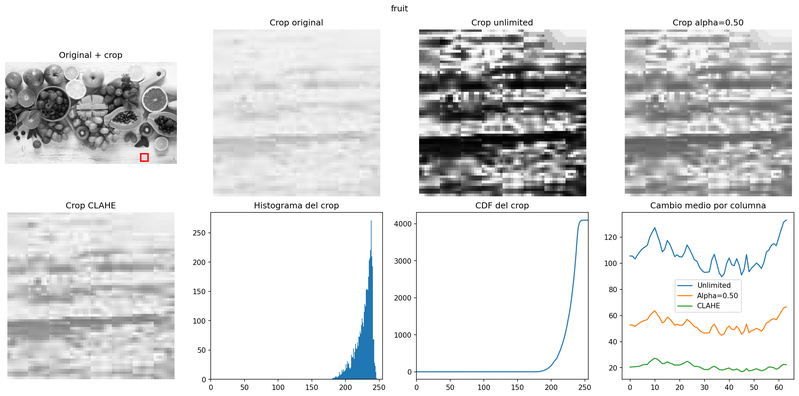
#> input picture results/pregunta2/bad_case/bad_case_fruit.png, 799 x 396 px, shrunk from 2385 x 1182 before the run, given in place of pregunta2.tif, which was not available
$ python test_p2_mesh_density.py
#> lines starting #> are read from the running program, lines starting #| are printed output that depends on the picture; pictures that were not available may be replaced by others from this repository, and a replacement may not be noted
### src/pregunta2.py
import numpy as np


def build_region_positions(
    image_length,
    region_size,
    region_step
):
    if image_length <= 0:
        raise ValueError("image_length debe ser positivo")

    if region_size <= 0:
        raise ValueError("region_size debe ser positivo")

    if region_step <= 0:
        raise ValueError("region_step debe ser positivo")

    if region_step > region_size:
        raise ValueError(
            "region_step no puede ser mayor que region_size"
        )

    effective_region_size = min(
        region_size,
        image_length
    )

    # una sola region cubre todo el eje
    if effective_region_size == image_length:
        return [0]

    last_position = (
        image_length
        - effective_region_size
    )

    positions = list(
        range(
            0,
            last_position + 1,
            region_step
        )
    )

    # ajustar la ultima region al borde
    if positions[-1] != last_position:
        positions.append(last_position)

    return positions


def build_region_grid(
    image_shape,
    region_size,
    region_step
):
    if len(image_shape) < 2:
        raise ValueError(
            "image_shape debe tener al menos dos dimensiones"
        )

    image_height = image_shape[0]
    image_width = image_shape[1]

    row_positions = build_region_positions(
        image_height,
        region_size,
        region_step
    )

    column_positions = build_region_positions(
        image_width,
        region_size,
        region_step
    )

    effective_region_height = min(
        region_size,
        image_height
    )

    effective_region_width = min(
        region_size,
        image_width
    )

    region_grid = []

    region_number = 0

    for region_row, top in enumerate(row_positions):

        bottom = (
            top
            + effective_region_height
        )

        for region_column, left in enumerate(
            column_positions
        ):

            right = (
                left
                + effective_region_width
            )

            center_y = (
                top
                + bottom
                - 1
            ) / 2.0

            center_x = (
                left
                + right
                - 1
            ) / 2.0

            region = {
                "number": region_number,
                "row": region_row,
                "column": region_column,
                "top": top,
                "bottom": bottom,
                "left": left,
                "right": right,
                "center_y": center_y,
                "center_x": center_x
            }

            region_grid.append(region)

            region_number += 1

    return region_grid


def compute_region_histogram(
    region,
    num_bins=256
):
    if num_bins <= 0:
        raise ValueError(
            "num_bins debe ser positivo"
        )

    histogram, bin_edges = np.histogram(
        region,
        bins=num_bins,
        range=(0, 256)
    )

    return histogram, bin_edges


def compute_region_cdf(histogram):
    cdf = np.cumsum(
        histogram
    )

    return cdf


def find_cdf_min(cdf):
    nonzero_values = cdf[
        cdf > 0
    ]

    if len(nonzero_values) == 0:
        return 0

    cdf_min = nonzero_values[0]

    return cdf_min


def intensity_to_bin(
    intensity,
    num_bins
):
    bin_index = (
        int(intensity)
        * num_bins
        // 256
    )

    bin_index = min(
        bin_index,
        num_bins - 1
    )

    return bin_index


def build_region_mapping(
    histogram,
    num_bins
):
    cdf = compute_region_cdf(
        histogram
    )

    num_pixels = int(
        cdf[-1]
    )

    cdf_min = find_cdf_min(
        cdf
    )

    mapping = np.arange(
        256,
        dtype=np.float64
    )

    # vacia
    if num_pixels == 0:
        return mapping

    denominator = (
        num_pixels
        - cdf_min
    )

    # un bin ocupado no puede ecualizar
    if denominator == 0:
        return mapping

    for intensity in range(256):

        bin_index = intensity_to_bin(
            intensity,
            num_bins
        )

        cdf_value = cdf[
            bin_index
        ]

        mapped_value = (
            (
                cdf_value
                - cdf_min
            )
            / denominator
            * 255.0
        )

        mapped_value = np.clip(
            mapped_value,
            0.0,
            255.0
        )

        mapping[
            intensity
        ] = mapped_value

    return mapping


def apply_contrast_control(
    region_mapping,
    contrast_strength
):
    if not 0.0 <= contrast_strength <= 1.0:
        raise ValueError(
            "contrast_strength debe estar entre 0 y 1"
        )

    identity_mapping = np.arange(
        256,
        dtype=np.float64
    )

    if contrast_strength == 0.0:
        return identity_mapping

    if contrast_strength == 1.0:
        return region_mapping.copy()

    # acercar el mapping a la identidad
    controlled_mapping = (
        identity_mapping
        + contrast_strength
        * (
            region_mapping
            - identity_mapping
        )
    )

    return controlled_mapping


# [45 lines left out: functions apply_intensity_mapping, global_equalization_own, not called in this run]


def compute_region_weights(region):
    region_height = (
        region["bottom"]
        - region["top"]
    )

    region_width = (
        region["right"]
        - region["left"]
    )

    local_y = np.arange(
        region_height,
        dtype=np.float64
    )

    local_x = np.arange(
        region_width,
        dtype=np.float64
    )

    center_y = (
        region_height
        - 1
    ) / 2.0

    center_x = (
        region_width
        - 1
    ) / 2.0

    half_height = (
        region_height
        / 2.0
    )

    half_width = (
        region_width
        / 2.0
    )

    # mas peso cerca del centro
    weight_y = (
        1.0
        - np.abs(
            local_y
            - center_y
        )
        / half_height
    )

    weight_x = (
        1.0
        - np.abs(
            local_x
            - center_x
        )
        / half_width
    )

    weight_y = np.clip(
        weight_y,
        0.0,
        1.0
    )

    weight_x = np.clip(
        weight_x,
        0.0,
        1.0
    )

    region_weights = (
        weight_y[:, None]
        * weight_x[None, :]
    )

    return region_weights


def local_histogram_equalization(
    image_gray,
    region_size,
    region_step,
    num_bins=256,
    contrast_strength=1.0
):
    if image_gray.ndim != 2:
        raise ValueError(
            "image_gray debe ser una imagen 2D"
        )

    if image_gray.dtype != np.uint8:
        raise ValueError(
            "image_gray debe tener dtype uint8"
        )

    if not 0.0 <= contrast_strength <= 1.0:
        raise ValueError(
            "contrast_strength debe estar entre 0 y 1"
        )

    region_grid = build_region_grid(
        image_shape=image_gray.shape,
        region_size=region_size,
        region_step=region_step
    )

    accumulated_values = np.zeros(
        image_gray.shape,
        dtype=np.float64
    )

    accumulated_weights = np.zeros(
        image_gray.shape,
        dtype=np.float64
    )

    for region in region_grid:

        top = region["top"]
        bottom = region["bottom"]
        left = region["left"]
        right = region["right"]

        region_image = image_gray[
            top:bottom,
            left:right
        ]

        histogram, _ = (
            compute_region_histogram(
                region_image,
                num_bins=num_bins
            )
        )

        region_mapping = build_region_mapping(
            histogram,
            num_bins=num_bins
        )

        controlled_mapping = (
            apply_contrast_control(
                region_mapping,
                contrast_strength
            )
        )

        mapped_region = controlled_mapping[
            region_image
        ]

        region_weights = (
            compute_region_weights(
                region
            )
        )

        # acumular las regiones que se solapan
        accumulated_values[
            top:bottom,
            left:right
        ] += (
            mapped_region
            * region_weights
        )

        accumulated_weights[
            top:bottom,
            left:right
        ] += region_weights

    if np.any(
        accumulated_weights <= 0
    ):
        raise RuntimeError(
            "hay pixels sin peso acumulado"
        )

    output_image = (
        accumulated_values
        / accumulated_weights
    )

    output_image = np.rint(
        output_image
    )

    output_image = np.clip(
        output_image,
        0,
        255
    )

    output_image = output_image.astype(
        np.uint8
    )

    return output_image

### experiments/test_p2_mesh_density.py
from pathlib import Path

import cv2
import matplotlib.pyplot as plt
import numpy as np

from src.pregunta2 import (
    build_region_grid,
    local_histogram_equalization
)


def compute_average_coverage(
    image_shape,
    region_grid
):
    coverage_map = np.zeros(
        image_shape,
        dtype=np.int32
    )

    for region in region_grid:

        top = region["top"]
        bottom = region["bottom"]
        left = region["left"]
        right = region["right"]

        coverage_map[
            top:bottom,
            left:right
        ] += 1

    average_coverage = (
        coverage_map.mean()
    )

    maximum_coverage = (
        coverage_map.max()
    )

    return (
        average_coverage,
        maximum_coverage
    )


def run_mesh_density_experiment(
    image_path,
    image_name,
    output_directory
):
#> called with image_name = 'profesor'
    image_gray = cv2.imread(
        str(image_path),
        cv2.IMREAD_GRAYSCALE
    )
#> image_gray: shape (396, 799); min 0, max 255, mean 219.9

    if image_gray is None:
        raise FileNotFoundError(
            f"No se pudo leer: {image_path}"
        )

    region_size = 128

    region_steps = [
        128,
        96,
        64,
        32
    ]

    num_bins = 256
    contrast_strength = 1.0

    output_images = []

    print()
    print("----------------------------------------")
    print(
        f"Mesh density: {image_name}"
    )
    print("----------------------------------------")

    for region_step in region_steps:

        overlap_percentage = (
            100.0
            * (
                region_size
                - region_step
            )
            / region_size
        )

        region_grid = build_region_grid(
            image_shape=image_gray.shape,
            region_size=region_size,
            region_step=region_step
        )

        (
            average_coverage,
            maximum_coverage
        ) = compute_average_coverage(
            image_gray.shape,
            region_grid
        )

        output_image = (
            local_histogram_equalization(
                image_gray,
                region_size=region_size,
                region_step=region_step,
                num_bins=num_bins,
                contrast_strength=contrast_strength
            )
        )

        output_images.append(
            output_image
        )

        print(
            f"step={region_step}"
            f" | overlap={overlap_percentage:.1f}%"
            f" | regions={len(region_grid)}"
            f" | average coverage="
            f"{average_coverage:.2f}"
            f" | max coverage="
            f"{maximum_coverage}"
        )
#> this loop made 4 passes
#> pass 1, in run_mesh_density_experiment, `output_image = ( local_histogram_equalization( image_gray, region_size..`:
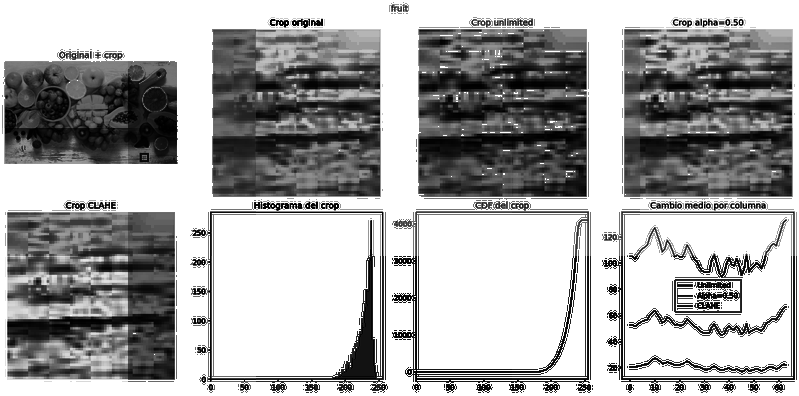
#> output_image: shape (396, 799); min 0, max 255, mean 167.5
#> pass 2, in run_mesh_density_experiment, `output_image = ( local_histogram_equalization( image_gray, region_size..`:
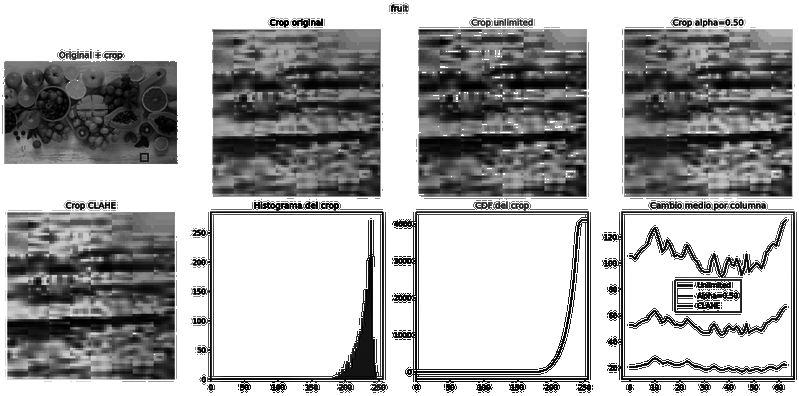
#> output_image: shape (396, 799); min 0, max 255, mean 169.1
#> pass 3, in run_mesh_density_experiment, `output_image = ( local_histogram_equalization( image_gray, region_size..`:
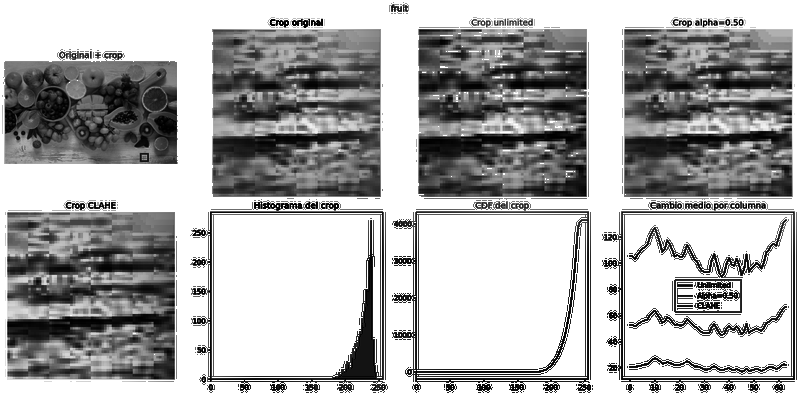
#> output_image: shape (396, 799); min 0, max 255, mean 172.8
#> after the loop, output_images = 4 items

    figure, axes = plt.subplots(
        1,
        len(region_steps) + 1,
        figsize=(18, 5)
    )

    axes[0].imshow(
        image_gray,
        cmap="gray",
        vmin=0,
        vmax=255
    )

    axes[0].set_title(
        "Original"
    )

    for image_index, region_step in enumerate(
        region_steps
    ):
        overlap_percentage = (
            100.0
            * (
                region_size
                - region_step
            )
            / region_size
        )

        axes[
            image_index + 1
        ].imshow(
            output_images[
                image_index
            ],
            cmap="gray",
            vmin=0,
            vmax=255
        )

        axes[
            image_index + 1
        ].set_title(
            f"step={region_step}\n"
            f"overlap={overlap_percentage:.0f}%"
        )

    for axis in axes:
        axis.axis("off")

    figure.suptitle(
        (
            f"{image_name} | "
            f"region_size={region_size} | "
            "Local unlimited | "
            f"num_bins={num_bins}"
        )
    )

    figure.tight_layout()

    output_path = (
        output_directory
        / f"mesh_density_{image_name}.png"
    )

    figure.savefig(
        output_path,
        dpi=150,
        bbox_inches="tight"
    )
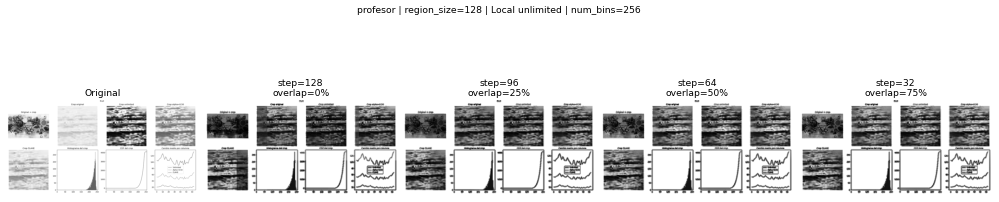
#> figure drawn by matplotlib, 5 panels

    plt.close(figure)

    print(
        "Resultado guardado en:",
        output_path
    )


def main():
    project_directory = (
        Path(__file__)
        .resolve()
        .parents[1]
    )

    output_directory = (
        project_directory
        / "results"
        / "pregunta2"
        / "mesh_density"
    )

    output_directory.mkdir(
        parents=True,
        exist_ok=True
    )

    image_configurations = [
        {
            "name": "profesor",
            "path": (
                project_directory
                / "images"
                / "profesor"
                / "pregunta2.tif"
            )
        },
        {
            "name": "fruit",
            "path": (
                project_directory
                / "images"
                / "propias"
                / "fruit.jpg"
            )
        }
    ]

    for current_image in image_configurations:

        run_mesh_density_experiment(
            image_path=current_image[
                "path"
            ],
            image_name=current_image[
                "name"
            ],
            output_directory=output_directory
        )
#> pass 2 of the loop in main, `for current_image in image_configurations:`:
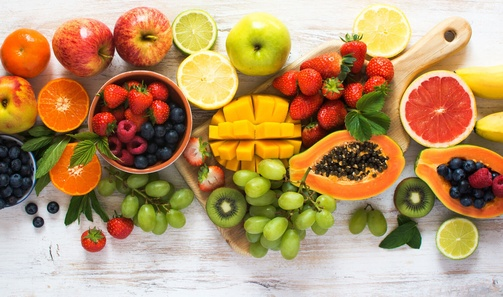
#> input picture images/propias/fruit.jpg, 503 x 297 px, shrunk from 1500 x 888 before the run
#> image_gray: shape (297, 503)
#> the loop in run_mesh_density_experiment (call 2), `for region_step in region_steps: ` made 4 passes
#> (average_coverage, maximum_coverage) on passes 1 to 4: (1.32, 4), (1.65, 4), (3.07, 9), (9.98, 25)
#> (printed output is left out)
#> pass 1, in run_mesh_density_experiment (call 2), `output_image = ( local_histogram_equalization( image_gray, region_size..`:
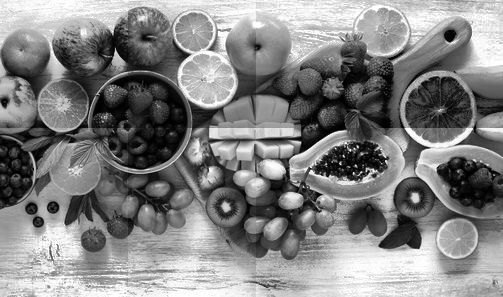
#> output_image: shape (297, 503); min 0, max 255, mean 131.7
#> in run_mesh_density_experiment (call 2), `figure.savefig( output_path, dpi=150, bbox_inches="tight" )`:
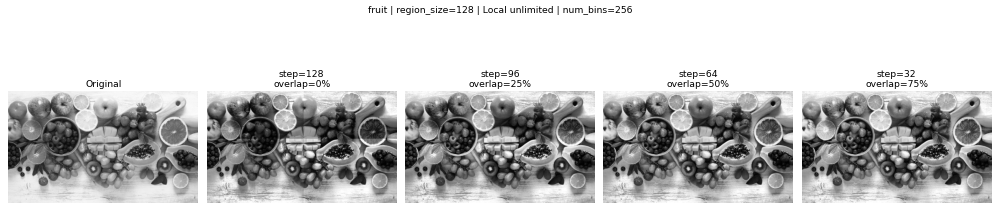
#> figure drawn by matplotlib, 5 panels


if __name__ == "__main__":
    main()
